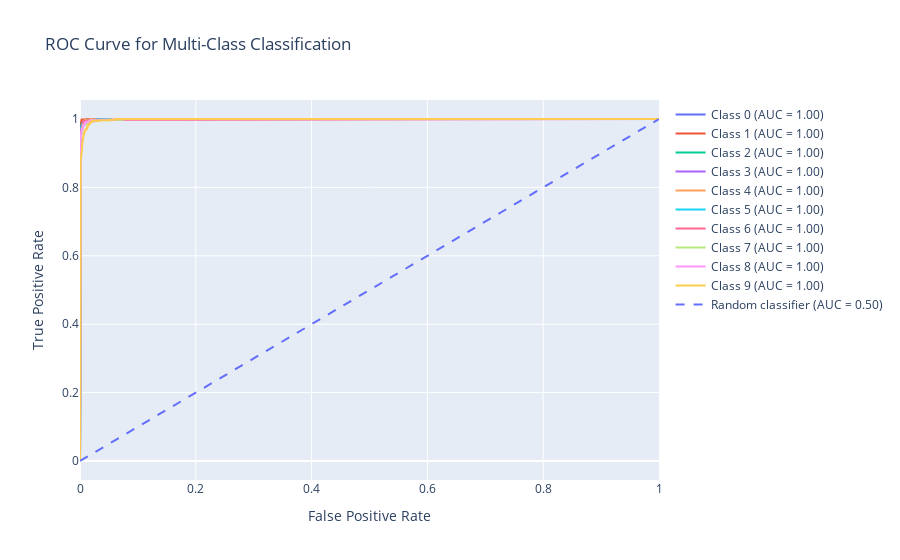

The code cell stored with this chart in its notebook:
### Code cell
import plotly.graph_objects as go

# Create an empty list to store the ROC curve traces
roc_traces = []

for i in range(n_classes):
    fpr, tpr, _ = roc_curve(all_labels_bin[:, i], all_outputs[:, i])
    roc_auc = auc(fpr, tpr)
    
    # Create a plotly trace for each class
    trace = go.Scatter(
        x=fpr, y=tpr, mode='lines', name=f'Class {i} (AUC = {roc_auc:.2f})'
    )
    roc_traces.append(trace)

# Plotting the diagonal line (random classifier line)
random_line = go.Scatter(
    x=[0, 1], y=[0, 1], mode='lines', line=dict(dash='dash'), name='Random classifier (AUC = 0.50)'
)

# Combine the traces
roc_traces.append(random_line)

# Create layout
layout = go.Layout(
    title="ROC Curve for Multi-Class Classification",
    xaxis=dict(title="False Positive Rate"),
    yaxis=dict(title="True Positive Rate"),
    showlegend=True
)

# Create the figure with all traces and layout
fig = go.Figure(data=roc_traces, layout=layout)

# Show the plot
fig.show()
